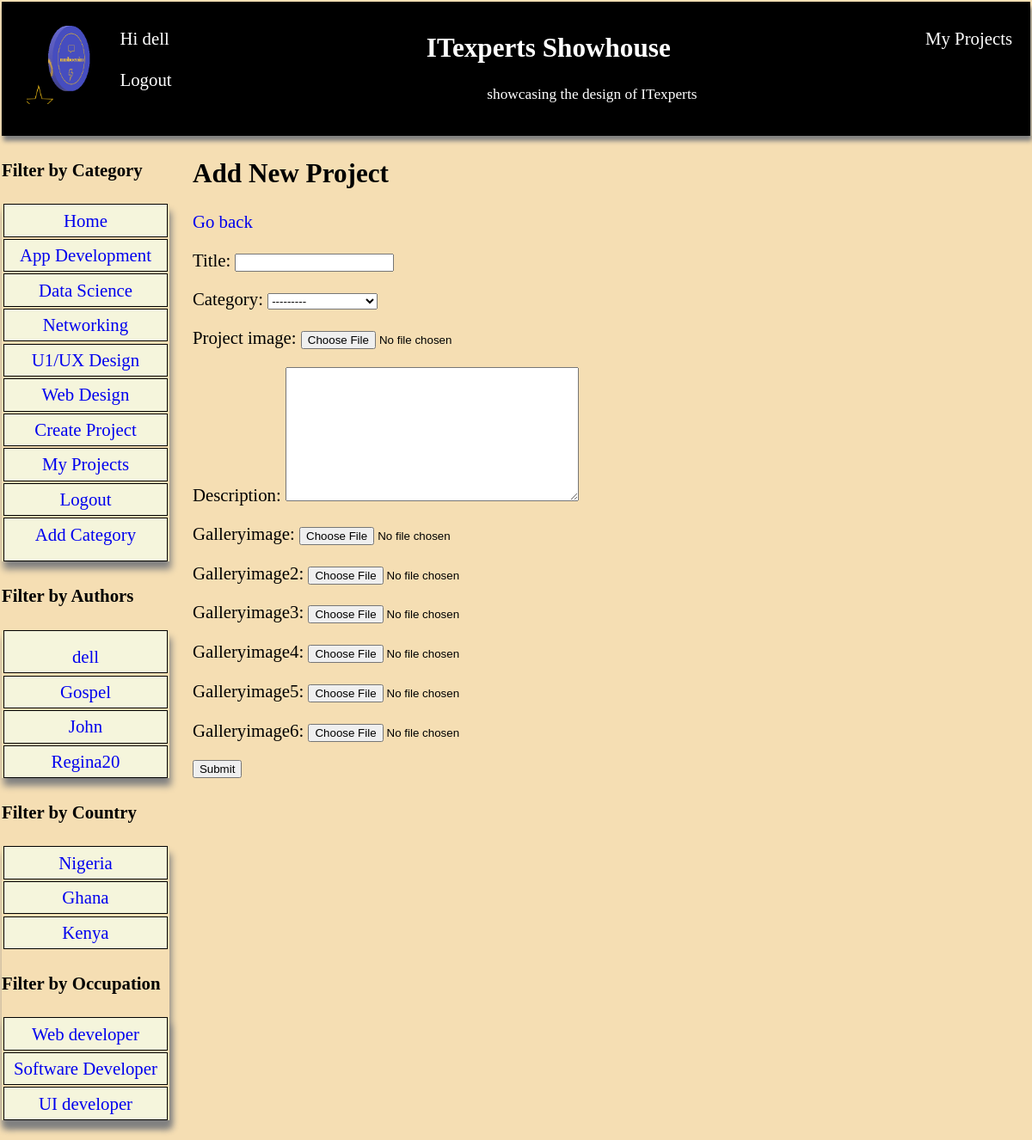
Screenshot of /create-project/ (signed in) with the database file from the repository.
### core/models.py (models this page shows, shortened)
class Category(models.Model):
    name = models.CharField(max_length=200, unique=True, null=True, blank=True)
    slug = models.SlugField(max_length=200, unique=True)
    class Meta:
        ordering = ['name']
        verbose_name = 'category'
        verbose_name_plural = 'categories'
    def __str__(self):
        return self.name

class AuthorProfile(models.Model):
    user =models.ForeignKey(User, on_delete=models.CASCADE, null= True, blank = True, default=User)
    username = models.CharField(max_length=200)
    firstname = models.CharField(max_length=200)
    lastname =models.CharField(max_length=200)
    email = models.EmailField(max_length=200)
    phone = models.IntegerField()
    country = models.CharField(max_length=200)
    occupation = models.CharField(max_length=200,null = True)
    secretword = models.CharField(max_length=200)

### core/views.py (the view, shortened to what this page needs)
# urls.py: path('create-project/', views.Createproj.as_view(), name ='create'),
class Createproj(SuccessMessageMixin, LoginRequiredMixin, CreateView):
    model = Project
    template_name = 'create.html'
    success_message = 'Your Project Was Successfully Created'
    fields = ['title', 'category', 'project_image', 'description', 'galleryimage', 'galleryimage2', 'galleryimage3', 'galleryimage4', 'galleryimage5', 'galleryimage6']
    def get_context_data(self, **kwargs):
        context = super().get_context_data(**kwargs)
        context['categories'] = Category.objects.all()
        context['authorcountry'] = AuthorProfile.objects.all()
        context['users'] = User.objects.all()
        return context

### core/templates/create.html (shortened to what this page needs)
{% extends 'base.html' %}
{% block content %}
<h1> Add New Project </h1>
<a href = "{% url 'home' %}"> Go back </a>
<form method='POST'
enctype ="multipart/form-data">
<div>
{{ form.as_p }}
</div>
<input type ='submit' value ='Submit'/>
</form>
{% endblock %}

### core/templates/base.html (shortened to what this page needs)
<head>
</head>
<body style ='margin: 0em; padding: 0.1em; font-size: 1.3em; ' >
    <header style= 'box-shadow: 2px 6px 5px grey;margin: 0em; padding-left: 1em; padding-right: 1em; padding-top: 0.5em; height: 7em;
    background: black; color: white;'>
    <img style="float: left; margin: 0.4em; width: 100px; height: 100px;" src ="media/media/Untitled.png">
    {% if request.user.is_authenticated %}
<p style='float:left;' >Hi <a style ='color: white;' href='{% url "author" %}'>{{request.user}}</a><br><br>
 <a style='color: white;' href='{% url "logout" %}'>Logout </a></p>
 <p><a style='color: white; float: right;' href='{% url "author" %}'>My Projects </a><p>
    {% else %}
    <p style ='float: right;'><a href='{% url "login" %}' >Login </a></p>
    {% endif %}
        <h2 style='text-align: center'><a style='color: white;' href='{% url "home" %}'>ITexperts Showhouse</a></h2>
<p style='text-align: center'> <small>showcasing the design of ITexperts </small></p>
    </header>
<div class ='cover'>
<nav>
    <h4> Filter by Category </h4>
    <ul class='nav' style='list-style-type : none; padding: 0; margin-left: 0em;'>
        <li><a href="{% url 'home' %}" > Home</a></li>
        {%  if categories %}
        {% for category in categories %}
<li><a href="{% url 'category' category.slug %}"> {{category.name}}</a></li>
{% endfor %}
{% endif %}
        <li><a href="{% url 'create' %}" > Create Project</a></li>
        {% if request.user.is_authenticated %}
        <li><a href="{% url 'author' %}" > My Projects</a></li>
        {% endif %}
        <li><a href="{% url 'logout' %}" > Logout</a></li>
        {% if request.user.is_superuser %}
        <li> <a href ="{% url 'createcate' %}"> Add  Category <a></li>
            {% endif %}
        </ul>
<h4> Filter by Authors </h4>
<ul class='nav' style='list-style-type : none; padding: 0; margin-left: 0em;' >
    {% for author in users %}
    <li><a  href ='{% url "allposts"  author.pk %} '> {{author.username}}</a></li>
    {% endfor %}
</ul>
<h4> Filter by Country </h4>
<ul class='nav' style='list-style-type : none; padding: 0; margin-left: 0em;' >
    {% for post in authorcountry  %}
    <li><a  href ='{% url "allposts" post.pk   %} '> {{post.country}}</a></li>
    {% endfor %}
    <h4> Filter by Occupation </h4>
<ul class='nav' style='list-style-type : none; padding: 0; margin-left: 0em;' >
    {% for post in authorcountry  %}
    <li><a  href ='{% url "allposts" post.pk %} '> {{post.occupation}}</a></li>
    {% endfor %}
</ul>
</nav>
<section style='padding-right: 0.5em'>
{% block content %}
{% endblock %}
</section>
</div>

### core/templates/base.html (style rules this page uses)
body { background: wheat; }
.nav { box-shadow: 2px 9px 8px grey; }
.nav li { background: beige; margin: 0.1em; text-align: center; border: 1px solid black; }
a { text-decoration: none; }
.nav li a { padding: 0.3em; display: block; }
.cover { display: grid; grid-template-columns: 2fr 10fr; grid-gap: 1.3em; }

### rows the page displays
Category: name "App Development"
Category: name "Data Science"
Category: name "Networking"
Category: name "U1/UX Design"
Category: name "Web Design"
AuthorProfile: country "Nigeria", occupation "Web developer"
AuthorProfile: country "Ghana", occupation "Software Developer"
AuthorProfile: country "Kenya", occupation "UI developer"

### other values shown
{{ request.user }} "dell"
{{ author.username }} "dell"
{{ author.username }} "Gospel"
{{ author.username }} "John"
{{ author.username }} "Regina20"
